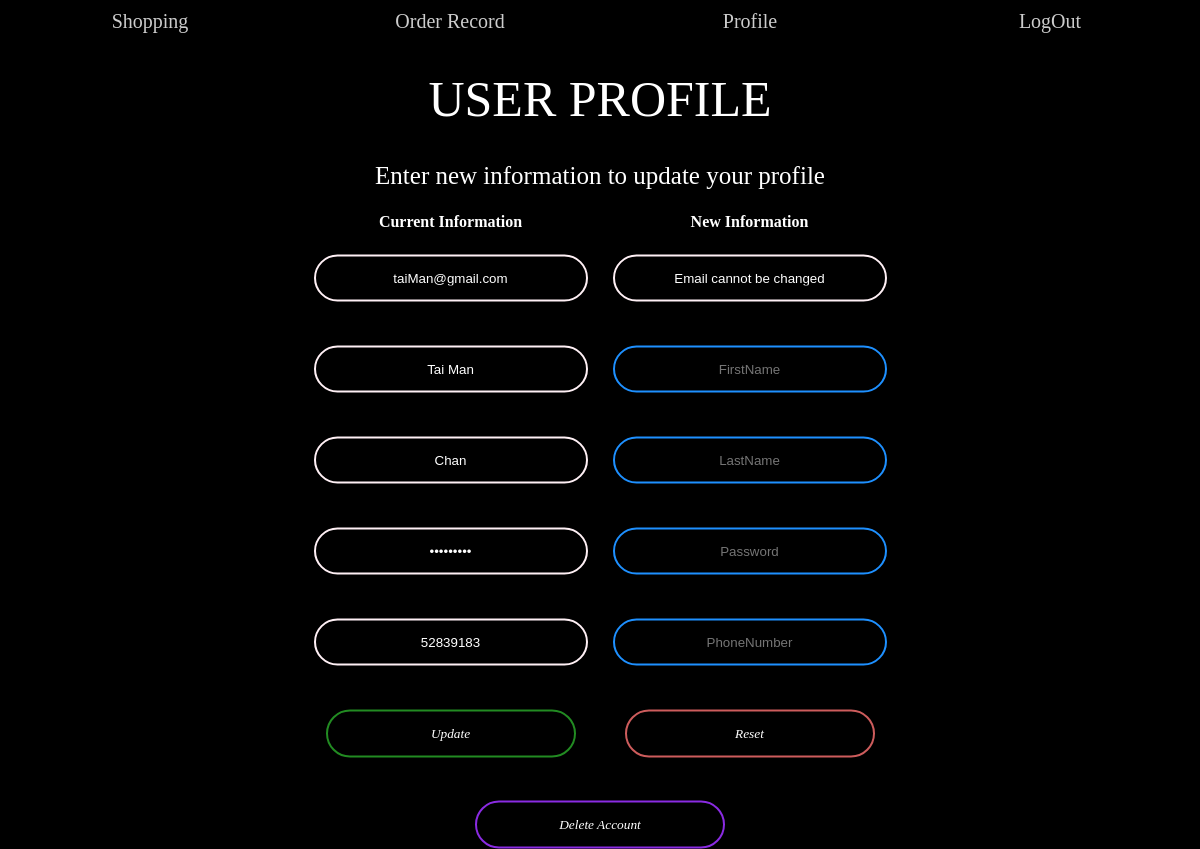
The page /customer/customerAccountInfo.php (signed in) on the database its author committed.
### tables this page shows
CREATE TABLE `Customer` (
  `customerEmail` varchar(50) PRIMARY KEY,
  `firstName` varchar(255) NOT NULL,
  `lastName` varchar(255) NOT NULL,
  `password` varchar(50) NOT NULL,
  `phoneNumber` varchar(8) NOT NULL
);

### customer/customerAccountInfo.php (the view, shortened to what this page needs)
<!DOCTYPE html>
<html lang="en">
<head>
    <link rel="stylesheet" href="../src/style/Main.css">
    <link rel="stylesheet" href="../src/style/customerAccountInfo.css">
</head>
<body>
<form Class="box" action="customerAccountInfo.php" method="post" id="accountUpdateForm">
    <ul id="menu">
        <li><a href="customerItemList.php">Shopping</a></li>
        <li><a href="customerOrderRecord.php">Order Record</a></li>
        <li><a href="customerAccountInfo.php">Profile</a></li>
        <li><a href="../src/php/logout.php">LogOut</a></li>
    </ul>
    <br>
    <br>
    <h1 id="registerHeader">User Profile</h1>
    <h2>
        Enter new information to update your profile<br>
    </h2>
    <?php
    $loginID = $_SESSION['loginID'];
    include("../src/php/conn.php");
    $sql = "SELECT * FROM customer WHERE customerEmail='$loginID'";
    $rs = mysqli_query($conn, $sql);
    $rc = mysqli_fetch_assoc($rs);
    $firstName = $rc['firstName'];
    $lastName = $rc['lastName'];
    $password = $rc['password'];
    $phoneNumber = $rc['phoneNumber'];
    ?>
    <table>
        <tr>
            <th>Current Information</th>
            <th>New Information</th>
        </tr>
        <tr>
            <?php
            echo "<th><input type='text' value='$loginID' id='currentInfo' disabled></th>";
            ?>
            <th><input type="text" value="Email cannot be changed" id="currentInfo" disabled></th>
        </tr>
        <tr>
            <?php
            echo "<th><input type='text' value='$firstName' id='currentInfo' disabled></th>";
            ?>
            <th><input type="text" placeholder="FirstName" id="registerInput" name="newFirstName"></th>
        </tr>
        <tr>
            <?php
            echo "<th><input type='text' value='$lastName' id='currentInfo' disabled></th>";
            ?>
            <th><input type="text" placeholder="LastName" id="registerInput" name="newLastName"></th>
        </tr>
        <tr>
            <?php
            echo "<th><input type='password' value='$password' id='currentInfo' disabled></th>";
            ?>
            <th><input type="password" placeholder="Password" id="registerInput" name="newPassword"></th>
        </tr>
        <tr>
            <?php
            echo "<th><input type='tel' value='$phoneNumber' id='currentInfo' disabled></th>";
            ?>
            <th><input type="tel" placeholder="PhoneNumber" id="registerInput" name="newPhoneNumber"></th>
        </tr>
        <tr>
            <th><input type="submit" value="Update" id="registerInput"></th>
            <th><input type="reset" value="Reset"></th>
        </tr>
    </table>
    <input type="submit" value="Delete Account" id="registerInput" name="deleteAccout">
</form>
</body>
</html>

### src/style/Main.css (style rules this page uses)
#menu { margin: 0px; padding: 0px; list-style: none; }
#menu li { float: left; width: 25%; height: 40px; background-color: black; opacity: .8; line-height: 40px; text-align: center; font-size: 20px; list-style: none; }
#menu li a { text-decoration: none; color:white; display: block; border-radius: 10px; }

### src/style/customerAccountInfo.css (style rules this page uses)
body { background: black; }
.box { width: 100%; height: 100%; position: absolute; top: 50%; left: 50%; transform: translate(-50%, -50%); text-align: center; }
.box h1 { color: white; text-transform: uppercase; font-weight: 500; font-size: 50px; }
.box h2 { color: white; font-weight: 500; font-size: 25px; }
.box input { border: 0; background: none; display: block; margin: 20px auto; text-align: center; border: 2px solid dodgerblue; padding: 14px 10px; width: 250px; outline: none; color: white; border-radius: 24px; }
.box input[id="currentInfo"] { border: 0; background: none; display: block; margin: 20px auto; text-align: center; border: 2px solid LavenderBlush; padding: 14px 10px; width: 250px; outline: none; color: white; border-radius: 24px; }
.box input[type="submit"], .box input[type="button"] { border: 2px solid ForestGreen; cursor: pointer; font-family: cursive; font-style: oblique; }
.box input[type="reset"] { border: 2px solid IndianRed; cursor: pointer; font-family: cursive; font-style: oblique; }
.box input[name="deleteAccout"] { border: 2px solid BlueViolet; cursor: pointer; font-family: cursive; font-style: oblique; }
table { color: white; width: 50%; margin-left: auto; margin-right: auto; }

### rows shown on the page
customer: firstName "Tai Man", lastName "Chan", phoneNumber "52839183"
